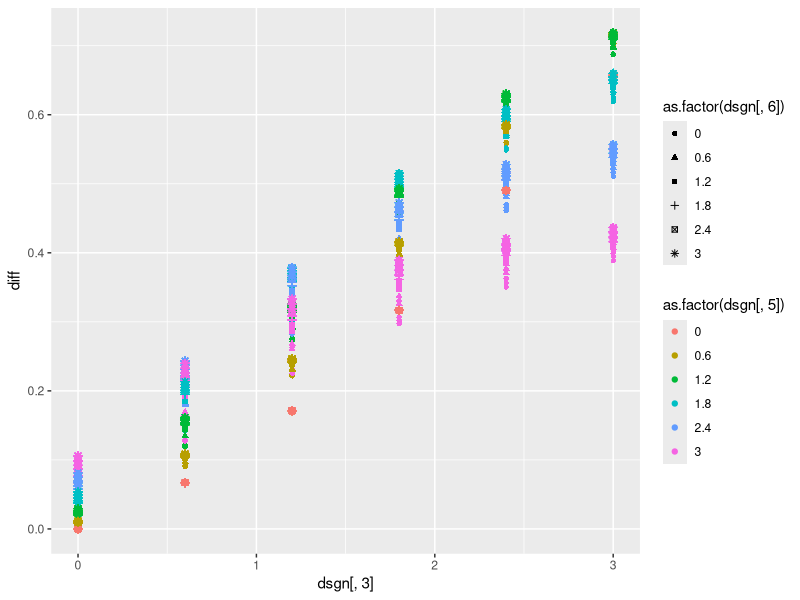
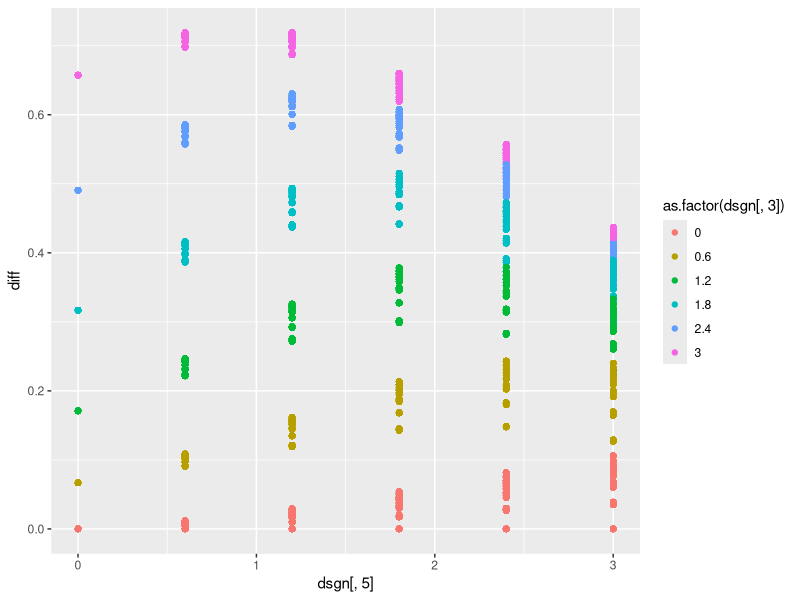
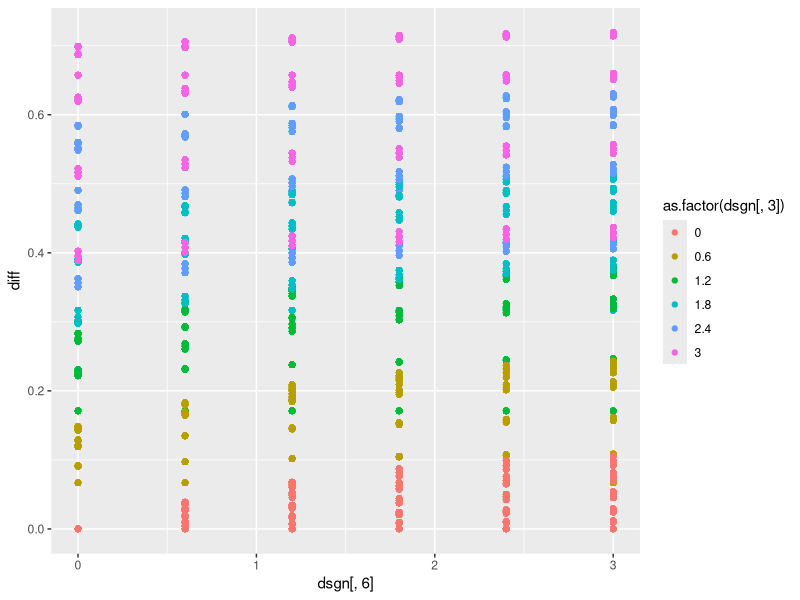
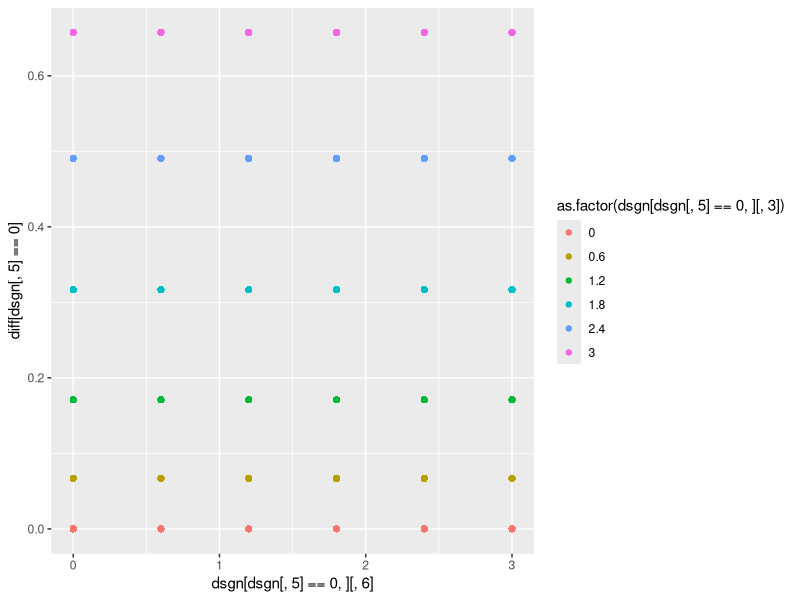
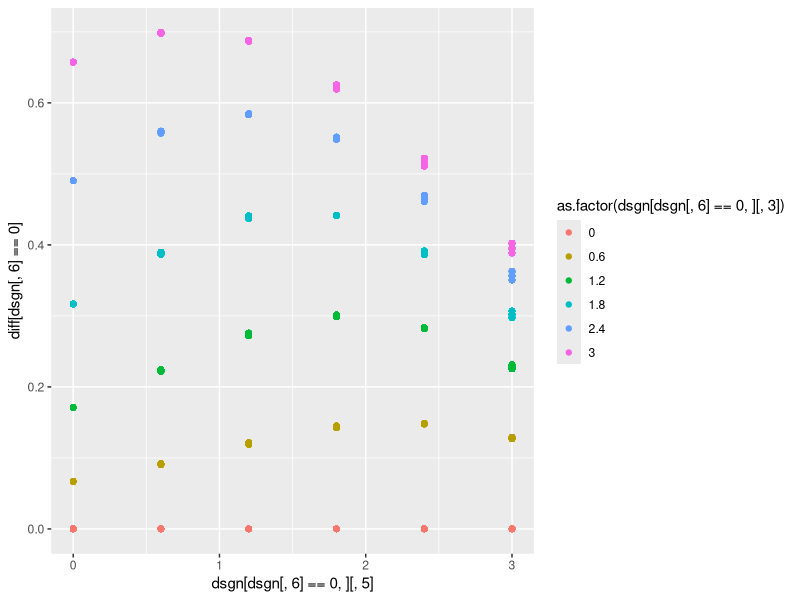
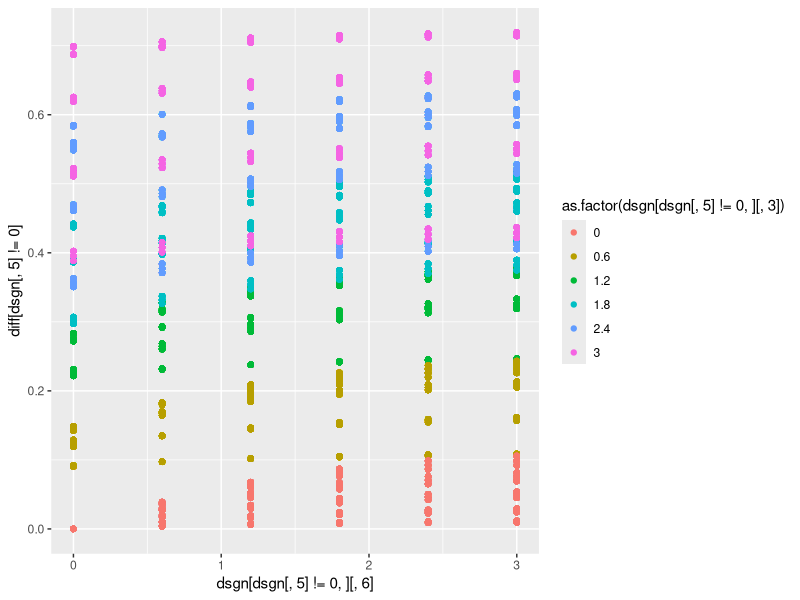
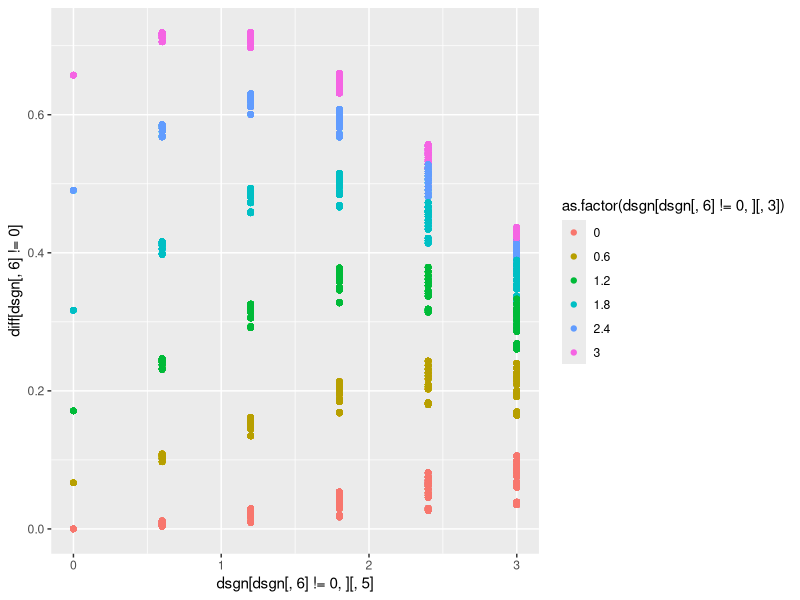
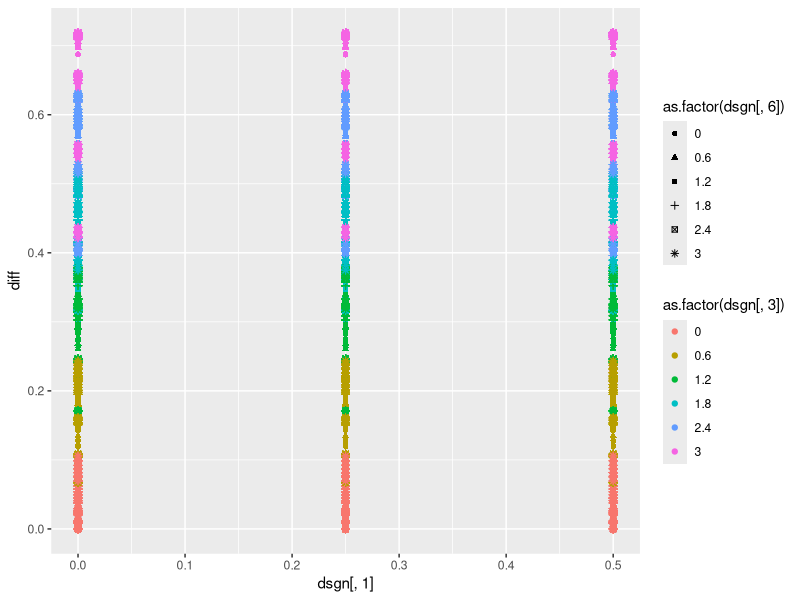

These charts were generated, in order, by the following R code: (Note: a time limit stopped this script after it produced the figures.)
######################################################################## Design of experiment
lvls <- list(NA, NA, NA, NA)

fixlev<-c(0, 0.25, 0.5)
seqlev<-seq(0,3,0.6)

lvls[[1]] <- fixlev

lvls[[2]] <- fixlev

lvls[[3]] <- seqlev

lvls[[4]] <- fixlev

lvls[[5]] <- seqlev

lvls[[6]] <-seqlev

lvls[[7]] <- fixlev

lvls[[8]] <- c(0)

lvls[[9]] <- c(0)

lvls[[10]] <- c(0)

lvls[[11]] <- fixlev

interceptc<-(0.5)
intercepty<-(-3)


### factorial design
dsgn <- as.matrix(expand.grid(lvls[[1]], lvls[[2]], lvls[[3]], lvls[[4]], lvls[[5]], lvls[[6]], lvls[[7]], lvls[[8]], lvls[[9]], lvls[[10]], lvls[[11]]))
dim(dsgn)




######################################################################## CALCULATE TRUE VALUES OF THETA00 and THETA11
matt <- matrix(0, dim(dsgn)[1], 2)
for (i in c(1:dim(dsgn)[1])) {
truetheta11 <- 0
kk <- 1
individual <- matrix(0, 8, 8)
 myH<-0
 myZ<-0
 myX1<-1
 myX2<-1
    for (c2i in 0:1) {
        for (y1i in 0:1) {
            for (c1i in 0:1) {
                individual[kk, 1:3] <- c(y1i, c1i, c2i)
 
                # P(C1=1 or =0)
                pc1<-1/(1+exp(-(interceptc )))
                aa <- (as.numeric(c1i == 1) * (pc1) + as.numeric(c1i == 0) * (1-pc1))

                # P(Y1=1 or =0|C1,X1)
                py1<-1/(1+exp(-(intercepty + dsgn[i, 5]*c1i + dsgn[i, 3]*myX1 + dsgn[i, 8]*myH)))
                bb <- as.numeric(y1i == 1) * (py1) + as.numeric(y1i == 0) * (1 - py1)

                # P(C2=1 or =0|C1,X1)
                pc2<-(1/(1+exp(-(interceptc + dsgn[i, 4]*c1i + dsgn[i, 6]*myX1))))
                cc <- as.numeric(c2i == 1) * (pc2)  + as.numeric(c2i == 0)*(1-pc2)
                
                # P(Y2=1|C2,X2,Y1)
                dd <- (as.numeric(y1i == 1) * 1 + as.numeric(y1i == 0) * ( (1/(1+exp(-(intercepty+dsgn[i, 9]*myZ + dsgn[i, 5]*c2i + dsgn[i, 3]*myX2 + dsgn[i, 8]*myH)))) ))                

                individual[kk, 5:8] <- c(aa, bb, cc, dd)

                # Product
                individual[kk, 4] <- aa * bb * cc * dd
                truetheta11 <- truetheta11 + individual[kk, 4]
                kk <- kk + 1
            }
        }
    }
    
    truetheta00<- 0
    kk <- 1
    individual <- matrix(0, 8, 8)
    myH<-0
    myZ<-0
    myX1<-0
    myX2<-0
    for (c2i in 0:1) {
        for (y1i in 0:1) {
            for (c1i in 0:1) {
                individual[kk, 1:3] <- c(y1i, c1i, c2i)
 
                # P(C1=1 or =0)
                pc1<-1/(1+exp(-(interceptc )))
                aa <- (as.numeric(c1i == 1) * (pc1) + as.numeric(c1i == 0) * (1-pc1))

                # P(Y1=1 or =0|C1,X1)
                py1<-1/(1+exp(-(intercepty + dsgn[i, 5]*c1i + dsgn[i, 3]*myX1 + dsgn[i, 8]*myH)))
                bb <- as.numeric(y1i == 1) * (py1) + as.numeric(y1i == 0) * (1 - py1)

                # P(C2=1 or =0|C1,X1)
                pc2<-(1/(1+exp(-(interceptc + dsgn[i, 4]*c1i + dsgn[i, 6]*myX1))))
                cc <- as.numeric(c2i == 1) * (pc2)  + as.numeric(c2i == 0)*(1-pc2)
                
                # P(Y2=1|C2,X2,Y1)
                dd <- (as.numeric(y1i == 1) * 1 + as.numeric(y1i == 0) * ( (1/(1+exp(-(intercepty + dsgn[i, 9]*myZ + dsgn[i, 5]*c2i + dsgn[i, 3]*myX2 + dsgn[i, 8]*myH)))) ))                

                individual[kk, 5:8] <- c(aa, bb, cc, dd)

                # Product
                individual[kk, 4] <- aa * bb * cc * dd
                truetheta00 <- truetheta00 + individual[kk, 4]
                kk <- kk + 1
            }
        }
    }
    matt[i, ] <- c(truetheta00, truetheta11)
}
######################################################################## 

colMeans(matt)

diff<-round(matt[,2]-matt[,1],5)

library(ggplot2)

qplot(dsgn[,3], diff,  color=as.factor(dsgn[,5]), shape=as.factor(dsgn[,6]))

qplot(dsgn[,5], diff,  color=as.factor(dsgn[,3]))
qplot(dsgn[,6], diff,  color=as.factor(dsgn[,3]))

qplot(dsgn[dsgn[,5]==0,][,6], diff[dsgn[,5]==0],  color=as.factor(dsgn[dsgn[,5]==0,][,3]))
qplot(dsgn[dsgn[,6]==0,][,5], diff[dsgn[,6]==0],  color=as.factor(dsgn[dsgn[,6]==0,][,3]))


qplot(dsgn[dsgn[,5]!=0,][,6], diff[dsgn[,5]!=0],  color=as.factor(dsgn[dsgn[,5]!=0,][,3]))
qplot(dsgn[dsgn[,6]!=0,][,5], diff[dsgn[,6]!=0],  color=as.factor(dsgn[dsgn[,6]!=0,][,3]))



qplot(dsgn[,1], diff,  color=as.factor(dsgn[,3]), shape=as.factor(dsgn[,6]))
qplot(dsgn[,2], diff,  color=as.factor(dsgn[,3]), shape=as.factor(dsgn[,6]))
qplot(dsgn[,4], diff,  color=as.factor(dsgn[,3]), shape=as.factor(dsgn[,6]))
qplot(dsgn[,7], diff,  color=as.factor(dsgn[,3]), shape=as.factor(dsgn[,6]))
qplot(dsgn[,11], diff,  color=as.factor(dsgn[,3]), shape=as.factor(dsgn[,6]))


######################################################################## 


######################################################################## 
ppp <- 1
est <- matrix(0, dim(dsgn)[1], 2)
kkk <- 1
result <- matrix(0, dim(dsgn)[1], 2)
numsim <- 100  ### number of datasets generated under each scenario
Bayesresult <- matrix(0, dim(dsgn)[1] * numsim, 8)
n <- 1000  ### size of each dataset
set.seed(13)  ### for reproducibility
seedlist <- sample(1:250000, size = numsim)

######################################################################## 

for (i in c(1:dim(dsgn)[1])) {
    ### loop over datasets
    for (j in 1:numsim) {
        print(c(i, j))
        
        set.seed(seedlist[j])

        H <- rbinom(n, size = 1, prob = 0.5)
        Z<-rbinom(n, 1, (1/(1+exp(-(0.5 + dsgn[i, 10]*H)))) )
        C1 <- rbinom(n, size = 1, prob = 0.5)
        X1<- rbinom(n, 1, (1/(1+exp(-(0.5 + dsgn[i, 1]*C1 + dsgn[i, 2]*H)))) ) 
        C2 <-rbinom(n, 1, (1/(1+exp(-(0.5 + dsgn[i, 4]*C1 + dsgn[i, 6]*X1)))) )         
        Y1 <-rbinom(n, 1, (1/(1+exp(-(0.5 + dsgn[i, 5]*C1 + dsgn[i, 3]*X1 + dsgn[i, 8]*H)))) ) 
        X2 <-rbinom(n, 1, (1/(1+exp(-(0.5 + dsgn[i, 1]*C2  + dsgn[i, 2]*H + dsgn[i, 7]*Y1 + dsgn[i, 9]*Z + dsgn[i, 11]*X1)))) )
        Y2 <- rep(1, n)  
        Y2[Y1 == 0]<-rbinom(n, 1, (1/(1+exp(-(0.5 + dsgn[i, 9]*Z + dsgn[i, 5]*C2 + dsgn[i, 3]*X2 + dsgn[i, 8]*H)))) )     
        simdata <- data.frame(H,Z,C1,X1,C2,Y1,X2,Y2)
        print(head(simdata))

######################################################################## 
        HprobB <- function(h, nm = 1) {
            ss <- sum(simdata$H)
            nn <- length(simdata$H)
            pp <- (rbeta(nm, (ss + 1), (nn - ss + 1)))
            if (h == 0) {
                return(1 - as.numeric(pp))
            }
            if (h == 1) {
                return(as.numeric(pp))
            }
        }
        
        
        C1probB <- function(h, c1, nm = 1) {
            ss <- sum(simdata$C1[simdata$H == h])
            nn <- length(simdata$C1[simdata$H == h])
            pp <- (rbeta(nm, (ss + 1), (nn - ss + 1)))
            if (c1 == 0) {
                return(1 - as.numeric(pp))
            }
            if (c1 == 1) {
                return(as.numeric(pp))
            }
        }
        
        C2probB <- function(h, c2, c1, x1, nm = 1) {
            ss <- sum(simdata$C2[simdata$H == h & simdata$C1 == c1 & simdata$X1 == x1])
            nn <- length(simdata$C2[simdata$H == h & simdata$C1 == c1 & simdata$X1 == x1])
            pp <- (rbeta(nm, (ss + 1), (nn - ss + 1)))
            if (c2 == 0) {
                return(1 - as.numeric(pp))
            }
            if (c2 == 1) {
                return(as.numeric(pp))
            }
        }
        
        Y2probB <- function(h, y2, c1, c2, x1, x2, nm = 1) {
            ss <- sum(simdata$Y2[simdata$H == h & simdata$C2 == c2 & simdata$X2 == x2 & simdata$C1 == c1 & simdata$X1 == x1])
            nn <- length(simdata$Y2[simdata$H == h & simdata$C2 == c2 & simdata$X2 == x2 & simdata$C1 == c1 & 
                simdata$X1 == x1])
            pp <- (rbeta(nm, (ss + 1), (nn - ss + 1)))
            if (y2 == 0) {
                return(1 - as.numeric(pp))
            }
            if (y2 == 1) {
                return(as.numeric(pp))
            }
        }
        
        
        nB <- 500
        sumtheta11B <- 0
        sumtheta00B <- 0
        for (c2i in 0:1) {
            for (c1i in 0:1) {
                for (hi in 0:1) {
                  
                  sumtheta11B <- sumtheta11B + HprobB(h = hi, nB) * C1probB(h = hi, c1 = c1i, nm = nB) * C2probB(h = hi, 
                    c2 = c2i, c1 = c1i, x1 = 1, nm = nB) * Y2probB(h = hi, y2 = 1, c1 = c1i, c2 = c2i, x1 = 1, 
                    x2 = 1, nm = nB)
                  
                  sumtheta00B <- sumtheta00B + HprobB(h = hi, nB) * C1probB(h = hi, c1 = c1i, nm = nB) * C2probB(h = hi, 
                    c2 = c2i, c1 = c1i, x1 = 0, nm = nB) * Y2probB(h = hi, y2 = 1, c1 = c1i, c2 = c2i, x1 = 0, 
                    x2 = 0, nm = nB)
                  
                }
            }
        }
        
        sumtheta00Bvec <- sumtheta00B
        sumtheta11Bvec <- sumtheta11B
        Bpval <- 1 - mean((sumtheta00Bvec - sumtheta11Bvec) > 0)
        
        Hpval <- summary(glm(Y2 ~ H, data = simdata, family = "binomial"))$coefficients[2, 4]
        
        Bayesresult[kkk, ] <- c(i, j, c(1, 1), mean(sumtheta00Bvec), mean(sumtheta11Bvec), Bpval, Hpval)
        kkk <- kkk + 1
    }
}

######################################################################## 



AA <- Bayesresult
Bayesresult <- AA


power <- matrix(0, dim(dsgn)[1], 3)
for (i in (dim(dsgn)[1]:1)) {
    power[i, ] <- c(i, mean(Bayesresult[Bayesresult[, 1] == i, ][, 7] <= 0.15), mean(Bayesresult[Bayesresult[, 
        1] == i, ][, 8] <= 0.15))
}

par(mfrow = c(2, 2), mar = c(6, 3, 3, 3))
plot(power[, 2] ~ dsgn[,3], mar = c(9, 3, 3, 3), col = as.numeric(as.factor(dsgn[, 2])) + 1, pch = as.numeric(as.factor(dsgn[, 
    2])), lwd = 2, xlim = c(0, 0.1), ylim = c(0, 1))

plot(power[, 3] ~ dsgn[,3], mar = c(9, 3, 3, 3), col = as.numeric(as.factor(dsgn[, 2])) + 1, pch = as.numeric(as.factor(dsgn[, 
    2])), lwd = 2, xlim = c(0, 0.1), ylim = c(0, 1))

plot(power[, 3] ~ power[, 2], mar = c(9, 3, 3, 3), col = as.numeric(as.factor(dsgn[, 2])) + 1, pch = as.numeric(as.factor(dsgn[, 
    2])), lwd = 2, xlim = c(0, 1), ylim = c(0, 1))
abline(0, 1)

plot(log(Bayesresult[Bayesresult[, 1] == 12, 7:8]))
lines(rep(log(0.25), 2), y = c(-100, 100))
lines(y = rep(log(0.25), 2), x = c(-100, 100))
